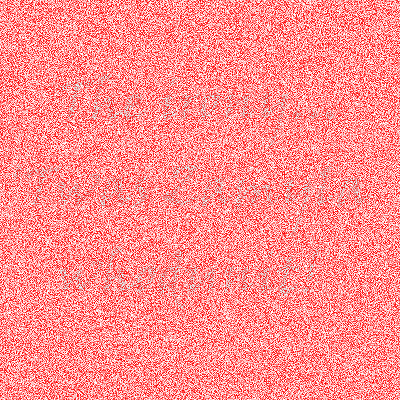
//> input picture prometeus_cs/clue.bmp, 400 x 400 px, given in place of the camera
$ ./Camera   (built with g++ and OpenCV 4)
//> lines starting //> are read from the running program, lines starting //| are printed output that depends on the picture
#include <opencv2/opencv.hpp>
#include <iostream>

using namespace cv;
using namespace std;

enum class tFilters {erode, dilate, gaussian, laplacian, invert, eq_hist, color_tracking, LAST_EL};
// Special behavior for ++Colors
tFilters& operator++(tFilters &f) {
	using IntType = typename std::underlying_type<tFilters>::type;
		f = static_cast<tFilters>(static_cast<IntType>(f) + 1);
	if (f == tFilters::LAST_EL)
		f = static_cast<tFilters>(0);
	return f;
}

void CallBackFunc(int event, int x, int y, int flags, void* userdata)
{
	if (event == EVENT_LBUTTONDOWN)
		cout << "Left button of the mouse is clicked - position (" << x << ", " << y << ")" << endl;
	else if (event == EVENT_RBUTTONDOWN)
		cout << "Right button of the mouse is clicked - position (" << x << ", " << y << ")" << endl;
	else if (event == EVENT_MBUTTONDOWN)
		cout << "Middle button of the mouse is clicked - position (" << x << ", " << y << ")" << endl;
	else if (event == EVENT_MOUSEMOVE)
		cout << "Mouse move over the window - position (" << x << ", " << y << ")" << endl;
}

int main(int argc, char* argv[])
{
	VideoCapture cap_back(1);
	if (!cap_back.isOpened()){
		cout << "Cannot open camera" << endl;
		cin.get();
		return -1;
	}

	VideoCapture cap_front(0);
	if (!cap_front.isOpened()){
		cout << "Cannot open camera" << endl;
		cin.get();
		return -1;
	}

	//Creating main window
	string window_name_1 = "camera feed";
	namedWindow(window_name_1);

	Mat frame_line;
	int iLowH = 136, iHighH = 179;
	int iLowS = 70, iHighS = 255;
	int iLowV = 0, iHighV = 255;

	int iLastX = -1;
	int iLastY = -1;

	//Create trackbars in "Control" window
	createTrackbar("LowH", window_name_1, &iLowH, 179); //Hue (0 - 179)
	createTrackbar("HighH", window_name_1, &iHighH, 179);

	createTrackbar("LowS", window_name_1, &iLowS, 255); //Saturation (0 - 255)
	createTrackbar("HighS", window_name_1, &iHighS, 255);

	createTrackbar("LowV", window_name_1, &iLowV, 255); //Value (0 - 255)
//> slider 'LowV' is set to 51
	createTrackbar("HighV", window_name_1, &iHighV, 255);

	setMouseCallback(window_name_1, CallBackFunc, NULL);

	//Adding slider to UI
	int iSliderValue1 = 0;
	createTrackbar("Brightness", window_name_1, &iSliderValue1, 360);
//> slider 'Brightness' is set to 100

	auto width = cap_back.get(CAP_PROP_FRAME_WIDTH);
	auto height = cap_back.get(CAP_PROP_FRAME_HEIGHT);


	double dM01, dM10, dArea;
	Moments oMoments;

	tFilters cur_filter = tFilters::invert;
	while (true)
	{
		Mat frame_front, frame_back, cur_frame, frame_thresholded;


		bool bSuccess = cap_front.read(frame_front);
//> frame_front is the input picture: 400 rows x 400 cols, CV_8UC3; mean B, G, R 142.3, 142.3, 253.3
		if (!bSuccess)
		{
			cout << "Failed to get frame" << endl;
			cin.get();
			break;
		}

		bSuccess = cap_back.read(frame_back);
		if (!bSuccess)
		{
			cout << "Failed to get frame" << endl;
			cin.get();
			break;
		}

		if( frame_line.empty())
			frame_line = Mat::zeros(Size((int)width, (int)height), frame_back.type());
		/*
		Make changes to frame
			1 - Constrast
			2 - Brightness
			3 - Draw shapes
		etc..
		*/


		cur_frame = frame_back;
		//Rotation matrix
		Mat matRot = getRotationMatrix2D(Point((int)(width / 2.), (int)(height / 2)), (double)iSliderValue1, 1.);
		//Affine transformation
		warpAffine(cur_frame, cur_frame, matRot, cur_frame.size(), INTER_LINEAR, 1, Scalar());
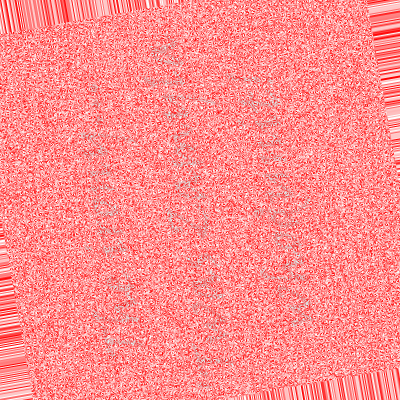
//> cur_frame: 400 rows x 400 cols, CV_8UC3; mean B, G, R 142.4, 142.4, 253.4

		vector<Mat> vec_channels;
		switch (cur_filter)
		{
		case tFilters::eq_hist:
			cvtColor(cur_frame, cur_frame, COLOR_BGR2YCrCb);
			split(cur_frame, vec_channels);
			equalizeHist(vec_channels[0], vec_channels[0]);
			equalizeHist(vec_channels[1], vec_channels[1]);
			equalizeHist(vec_channels[2], vec_channels[2]);
			merge(vec_channels, cur_frame);
			cvtColor(cur_frame, cur_frame, COLOR_YCrCb2BGR);
			break;
		case tFilters::erode:
			erode(cur_frame, cur_frame, getStructuringElement(MORPH_RECT, Size(5, 5)));
			break;
		case tFilters::gaussian:
			blur(cur_frame, cur_frame, Size(3, 3));
			break;
		case tFilters::invert:
			cur_frame.convertTo(cur_frame, -1, -1, 255);
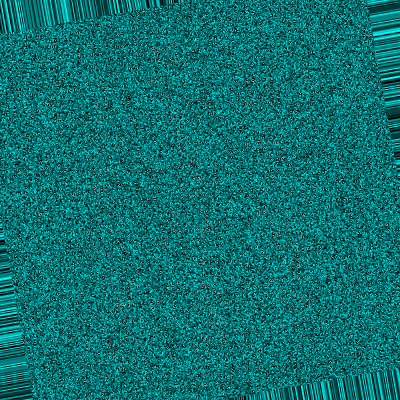
//> cur_frame: 400 rows x 400 cols, CV_8UC3; mean B, G, R 112.6, 112.6, 1.6
			break;
		case tFilters::dilate:
			dilate(cur_frame, cur_frame, getStructuringElement(MORPH_RECT, Size(5, 5)), Point(-1, -1), 2);
			break;
		case tFilters::laplacian:
			Laplacian(cur_frame, cur_frame, 0);
			break;
		case tFilters::color_tracking:
			cvtColor(frame_back, frame_back, COLOR_BGR2HSV); //Convert the captured frame from BGR to HSV
			inRange(frame_back, Scalar(iLowH, iLowS, iLowV), Scalar(iHighH, iHighS, iHighV), frame_back); //Threshold the image

			//morphological opening (remove small objects from the foreground)
			erode(frame_back, frame_back, getStructuringElement(MORPH_ELLIPSE, Size(5, 5)));
			dilate(frame_back, frame_back, getStructuringElement(MORPH_ELLIPSE, Size(5, 5)));

			//morphological closing (fill small holes in the foreground)
			dilate(frame_back, frame_back, getStructuringElement(MORPH_ELLIPSE, Size(5, 5)));
			erode(frame_back, frame_back, getStructuringElement(MORPH_ELLIPSE, Size(5, 5)));

			oMoments = moments(frame_back);
			dM01 = oMoments.m01;
			dM10 = oMoments.m10;
			dArea = oMoments.m00;
			if (dArea > 0)
			{
				int posY = (int) (dM01 / dArea);
				int posX = (int) (dM10 / dArea);
				if (iLastX >= 0 && iLastY >= 0 && posX >= 0 && posY >= 0) {
					//Draw a red line from the previous point to the current point

					line(frame_line, Point(posX, posY), Point(iLastX, iLastY), Scalar(25, 255, 255), 2);
				}
				cur_frame += frame_line;
				iLastX = posX;
				iLastY = posY;
			}
			break;
		default:
			cout << "No such filter" << endl;
			break;
		}

		imshow(window_name_1, cur_frame);


		auto key = waitKey(2);
//> the Esc key is pressed
		if (key == 27)
		{
			cout << "Esc is presse by user" << endl;
			break;
		}
		else if (key == 32)
		{
			++cur_filter;
		}
	}

	cap_back.release();
	cap_front.release();
	destroyAllWindows();
	return 0;
}
